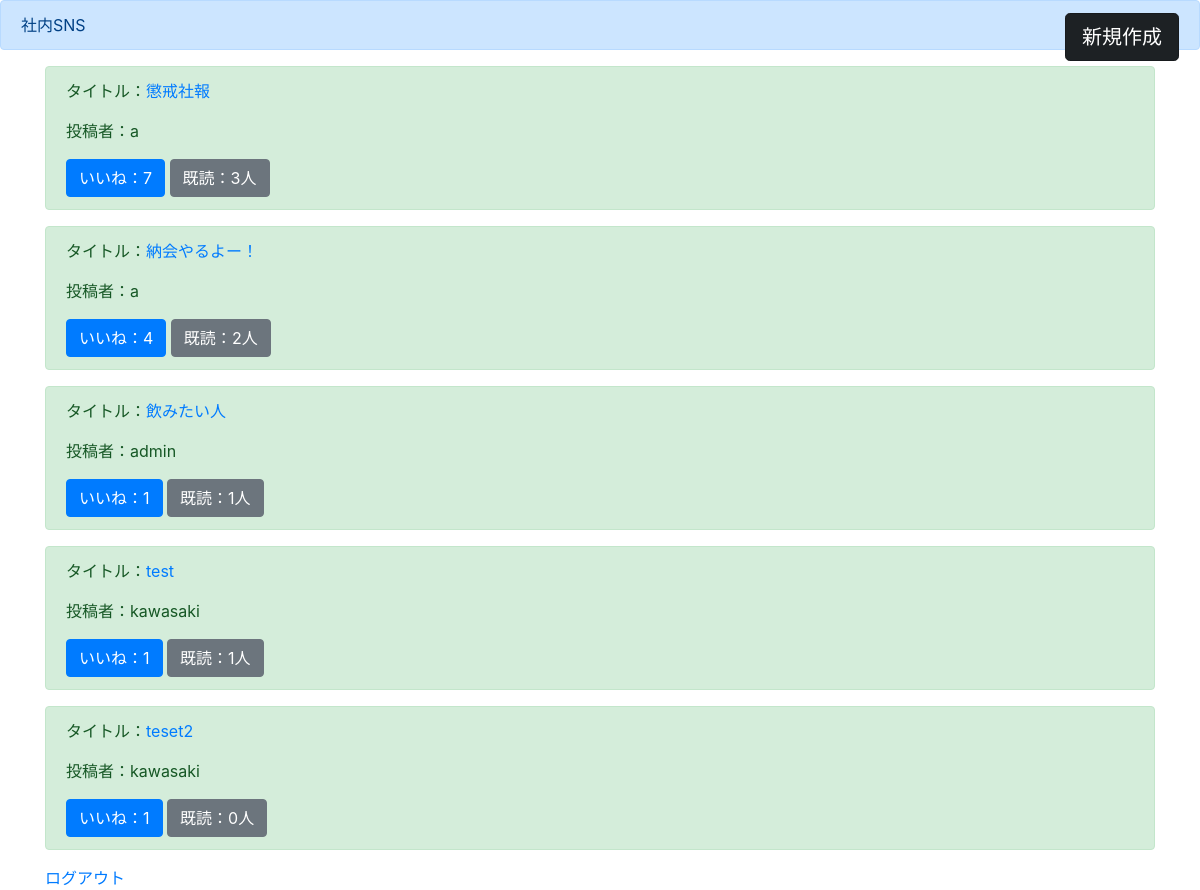
The app's page /list/ (signed in) with its own data.
### boardapp/models.py (models this page shows)
class boardmodel(models.Model):
    title=models.CharField(max_length=100)
    content=models.TextField()
    author=models.CharField(max_length=100)
    images=models.ImageField(upload_to="")
    good=models.IntegerField(null=True ,blank=True, default=0)
    read=models.IntegerField(null=True ,blank=True, default=0)
    readtext=models.CharField(max_length=100, null=True ,blank=True, default='a')

### boardapp/views.py (the view)
# urls.py: path('list/',listfunc,name = 'list'),
@login_required
def listfunc(request):
    object_list = boardmodel.objects.all()
    return render(request,'list.html',{'object_list':object_list})

### templates/list.html (shortened to what this page needs)
{% extends 'base.html' %}
{% block header %}
<div class="alert alert-primary" role="alert">
 社内SNS
 <a href="{% url 'create' %}" class="btn btn-dark btn-lg active" role="button" aria-pressed="true"style="float:right;">新規作成</a>
</div>
{% endblock header %}
{% block content %}
<div class='container'>
    {% for item in object_list %}
    <div class="alert alert-success" role="alert">
        <p>タイトル：<a href="{% url 'detail' item.pk %}">{{item.title}}</a></p>
        <p>投稿者：{{item.author}}</p>
        <a href="#" class="btn btn-primary" role="button" aria-pressed="true">いいね：{{item.good}}</a>
        <a href="#" class="btn btn-secondary" role="button" aria-pressed="true">既読：{{item.read}}人</a>
    </div>
    {% endfor %}
    <a href="{% url 'logout' %}">ログアウト</a>
</div>
{% endblock content %}

### templates/base.html (shortened to what this page needs)
<!doctype html>
<html lang="en">
<head>
    <link rel="stylesheet" href="https://cdn.jsdelivr.net/npm/bootstrap@4.3.1/dist/css/bootstrap.min.css"
>
</head>
<body>
    {% block header%}
    {% endblock header%}
    {% block content %}
    {% endblock content %}
</body>
</html>

### records on screen
boardmodel: title "懲戒社報", author "a", good "7", read "3"
boardmodel: title "納会やるよー！", author "a", good "4", read "2"
boardmodel: title "飲みたい人", author "admin", good "1", read "1"
boardmodel: title "test", author "kawasaki", good "1", read "1"
boardmodel: title "teset2", author "kawasaki", good "1", read "0"
